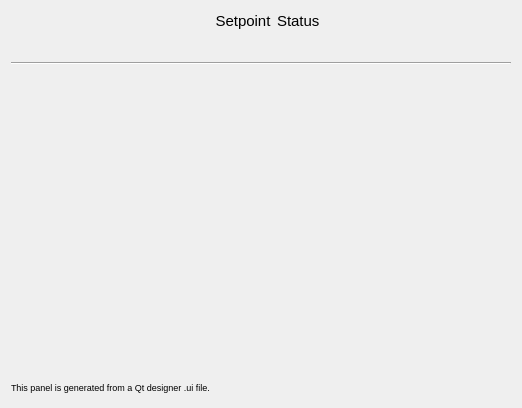
<?xml version="1.0" encoding="UTF-8"?>
<ui version="4.0">
 <class>Form</class>
 <widget class="QWidget" name="Form">
  <property name="geometry">
   <rect>
    <x>0</x>
    <y>0</y>
    <width>512</width>
    <height>408</height>
   </rect>
  </property>
  <property name="windowTitle">
   <string>Form</string>
  </property>
  <layout class="QGridLayout" name="gridLayout">
   <item row="0" column="4">
    <widget class="QLabel" name="label_3">
     <property name="font">
      <font>
       <pointsize>11</pointsize>
      </font>
     </property>
     <property name="text">
      <string>Status</string>
     </property>
    </widget>
   </item>
   <item row="1" column="4">
    <widget class="StatusLed" name="statusLed">
     <property name="alignment">
      <set>Qt::AlignCenter</set>
     </property>
     <property name="ledStatus" stdset="0">
      <bool>true</bool>
     </property>
     <property name="ledColor" stdset="0">
      <string>green</string>
     </property>
     <property name="dev" stdset="0">
      <string>T</string>
     </property>
    </widget>
   </item>
   <item row="0" column="3">
    <widget class="QLabel" name="label_2">
     <property name="font">
      <font>
       <pointsize>11</pointsize>
      </font>
     </property>
     <property name="text">
      <string>Setpoint</string>
     </property>
     <property name="alignment">
      <set>Qt::AlignCenter</set>
     </property>
    </widget>
   </item>
   <item row="0" column="1" rowspan="2" colspan="2">
    <widget class="ValueDisplay" name="valueDisplay">
     <property name="font">
      <font>
       <pointsize>12</pointsize>
      </font>
     </property>
     <property name="dev" stdset="0">
      <string>T</string>
     </property>
     <property name="showName" stdset="0">
      <bool>true</bool>
     </property>
     <property name="showStatus" stdset="0">
      <bool>true</bool>
     </property>
     <property name="format" stdset="0">
      <string>%.3f</string>
     </property>
     <property name="width" stdset="0">
      <number>8</number>
     </property>
     <property name="valueFont" stdset="0">
      <font>
       <family>Monospace</family>
       <weight>75</weight>
       <bold>true</bold>
      </font>
     </property>
    </widget>
   </item>
   <item row="0" column="0">
    <spacer name="horizontalSpacer">
     <property name="orientation">
      <enum>Qt::Horizontal</enum>
     </property>
     <property name="sizeHint" stdset="0">
      <size>
       <width>40</width>
       <height>20</height>
      </size>
     </property>
    </spacer>
   </item>
   <item row="0" column="5">
    <spacer name="horizontalSpacer_2">
     <property name="orientation">
      <enum>Qt::Horizontal</enum>
     </property>
     <property name="sizeHint" stdset="0">
      <size>
       <width>40</width>
       <height>20</height>
      </size>
     </property>
    </spacer>
   </item>
   <item row="1" column="3">
    <widget class="ValueDisplay" name="valueDisplay_2">
     <property name="key" stdset="0">
      <string>T.setpoint</string>
     </property>
     <property name="showName" stdset="0">
      <bool>false</bool>
     </property>
     <property name="valueFont" stdset="0">
      <font>
       <family>Monospace</family>
       <pointsize>12</pointsize>
      </font>
     </property>
    </widget>
   </item>
   <item row="6" column="0" colspan="6">
    <widget class="TrendPlot" name="trendPlot">
     <property name="minimumSize">
      <size>
       <width>500</width>
       <height>300</height>
      </size>
     </property>
     <property name="devices" stdset="0">
      <stringlist>
       <string>T</string>
       <string>T.setpoint</string>
       <string>T.heaterpower</string>
       <string>Ts</string>
      </stringlist>
     </property>
    </widget>
   </item>
   <item row="3" column="0" colspan="6">
    <widget class="Line" name="line">
     <property name="orientation">
      <enum>Qt::Horizontal</enum>
     </property>
    </widget>
   </item>
   <item row="7" column="0" colspan="6">
    <widget class="QLabel" name="label">
     <property name="font">
      <font>
       <pointsize>7</pointsize>
      </font>
     </property>
     <property name="text">
      <string>This panel is generated from a Qt designer .ui file.</string>
     </property>
    </widget>
   </item>
  </layout>
 </widget>
 <customwidgets>
  <customwidget>
   <class>TrendPlot</class>
   <extends>QWidget</extends>
   <header>nicos.guisupport.plots</header>
  </customwidget>
  <customwidget>
   <class>ValueDisplay</class>
   <extends>QWidget</extends>
   <header>nicos.guisupport.display</header>
  </customwidget>
  <customwidget>
   <class>StatusLed</class>
   <extends>QLabel</extends>
   <header>nicos.guisupport.led</header>
  </customwidget>
  <customwidget>
   <class>QwtPlot</class>
   <extends>QFrame</extends>
   <header>qwt_plot.h</header>
  </customwidget>
 </customwidgets>
 <resources/>
 <connections/>
</ui>
